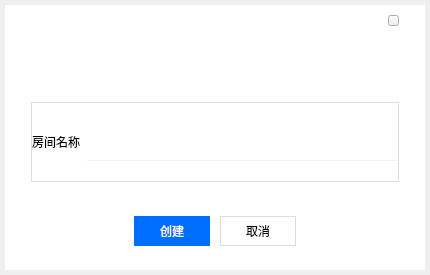
<?xml version="1.0" encoding="UTF-8"?>
<ui version="4.0">
 <class>CreateRoom</class>
 <widget class="QDialog" name="CreateRoom">
  <property name="geometry">
   <rect>
    <x>0</x>
    <y>0</y>
    <width>430</width>
    <height>275</height>
   </rect>
  </property>
  <property name="windowTitle">
   <string>CreateRoom</string>
  </property>
  <layout class="QVBoxLayout" name="verticalLayout_5">
   <property name="spacing">
    <number>0</number>
   </property>
   <property name="leftMargin">
    <number>5</number>
   </property>
   <property name="topMargin">
    <number>5</number>
   </property>
   <property name="rightMargin">
    <number>5</number>
   </property>
   <property name="bottomMargin">
    <number>5</number>
   </property>
   <item>
    <widget class="QWidget" name="widgetMain" native="true">
     <property name="minimumSize">
      <size>
       <width>420</width>
       <height>265</height>
      </size>
     </property>
     <property name="maximumSize">
      <size>
       <width>420</width>
       <height>265</height>
      </size>
     </property>
     <property name="styleSheet">
      <string notr="true">#widgetMain{
	background-color: rgb(255, 255, 255);
}</string>
     </property>
     <layout class="QVBoxLayout" name="verticalLayout_4">
      <property name="spacing">
       <number>0</number>
      </property>
      <property name="leftMargin">
       <number>26</number>
      </property>
      <property name="topMargin">
       <number>10</number>
      </property>
      <property name="rightMargin">
       <number>26</number>
      </property>
      <property name="bottomMargin">
       <number>0</number>
      </property>
      <item>
       <layout class="QVBoxLayout" name="verticalLayout_7">
        <property name="spacing">
         <number>0</number>
        </property>
        <property name="bottomMargin">
         <number>15</number>
        </property>
        <item>
         <layout class="QHBoxLayout" name="horizontalLayout">
          <property name="spacing">
           <number>0</number>
          </property>
          <item>
           <spacer name="horizontalSpacer">
            <property name="orientation">
             <enum>Qt::Horizontal</enum>
            </property>
            <property name="sizeHint" stdset="0">
             <size>
              <width>40</width>
              <height>11</height>
             </size>
            </property>
           </spacer>
          </item>
          <item>
           <widget class="QPushButton" name="btn_close">
            <property name="minimumSize">
             <size>
              <width>11</width>
              <height>11</height>
             </size>
            </property>
            <property name="maximumSize">
             <size>
              <width>11</width>
              <height>11</height>
             </size>
            </property>
            <property name="styleSheet">
             <string notr="true">QPushButton {
	border-image: url(:/Portal(Qt)/close-normal.png);
}

QPushButton:pressed {
	border-image: url(:/Portal(Qt)/close-press.png);
}</string>
            </property>
            <property name="text">
             <string/>
            </property>
            <property name="autoDefault">
             <bool>false</bool>
            </property>
           </widget>
          </item>
         </layout>
        </item>
        <item>
         <spacer name="verticalSpacer">
          <property name="orientation">
           <enum>Qt::Vertical</enum>
          </property>
          <property name="sizeHint" stdset="0">
           <size>
            <width>20</width>
            <height>40</height>
           </size>
          </property>
         </spacer>
        </item>
        <item>
         <layout class="QHBoxLayout" name="horizontalLayout_3">
          <item>
           <widget class="QLabel" name="title">
            <property name="minimumSize">
             <size>
              <width>227</width>
              <height>36</height>
             </size>
            </property>
            <property name="maximumSize">
             <size>
              <width>227</width>
              <height>36</height>
             </size>
            </property>
            <property name="font">
             <font>
              <family>微软雅黑</family>
              <pointsize>20</pointsize>
             </font>
            </property>
            <property name="styleSheet">
             <string notr="true">#title{
	image: url(:/Portal(Qt)/logo-edu.png)
}</string>
            </property>
            <property name="text">
             <string/>
            </property>
           </widget>
          </item>
         </layout>
        </item>
       </layout>
      </item>
      <item>
       <layout class="QVBoxLayout" name="verticalLayout_3">
        <property name="spacing">
         <number>0</number>
        </property>
        <property name="topMargin">
         <number>10</number>
        </property>
        <property name="rightMargin">
         <number>0</number>
        </property>
        <property name="bottomMargin">
         <number>10</number>
        </property>
        <item>
         <widget class="QWidget" name="widget_input" native="true">
          <property name="minimumSize">
           <size>
            <width>0</width>
            <height>80</height>
           </size>
          </property>
          <property name="maximumSize">
           <size>
            <width>16777215</width>
            <height>80</height>
           </size>
          </property>
          <property name="styleSheet">
           <string notr="true">#widget_input{
	border: 1px solid #dddddd;
}</string>
          </property>
          <layout class="QHBoxLayout" name="horizontalLayout_4">
           <property name="spacing">
            <number>6</number>
           </property>
           <property name="leftMargin">
            <number>1</number>
           </property>
           <property name="topMargin">
            <number>1</number>
           </property>
           <property name="rightMargin">
            <number>1</number>
           </property>
           <property name="bottomMargin">
            <number>1</number>
           </property>
           <item>
            <widget class="QLabel" name="label">
             <property name="styleSheet">
              <string notr="true">	color: #000000;
	font: 10pt &quot;Microsoft YaHei&quot;;</string>
             </property>
             <property name="text">
              <string>房间名称</string>
             </property>
            </widget>
           </item>
           <item>
            <widget class="QLineEdit" name="tb_court_name">
             <property name="minimumSize">
              <size>
               <width>0</width>
               <height>39</height>
              </size>
             </property>
             <property name="styleSheet">
              <string notr="true">QLineEdit{
	font: 9pt &quot;Microsoft YaHei&quot;;
    color: #888888;
	border: 1px solid #ffffff;
	border-bottom-color: #f2f2f2;
	padding-left: 10px;
}</string>
             </property>
             <property name="maxLength">
              <number>20</number>
             </property>
            </widget>
           </item>
          </layout>
         </widget>
        </item>
       </layout>
      </item>
      <item>
       <layout class="QHBoxLayout" name="horizontalLayout_2">
        <property name="spacing">
         <number>10</number>
        </property>
        <property name="topMargin">
         <number>24</number>
        </property>
        <property name="bottomMargin">
         <number>24</number>
        </property>
        <item>
         <spacer name="horizontalSpacer_2">
          <property name="orientation">
           <enum>Qt::Horizontal</enum>
          </property>
          <property name="sizeHint" stdset="0">
           <size>
            <width>40</width>
            <height>20</height>
           </size>
          </property>
         </spacer>
        </item>
        <item>
         <widget class="QPushButton" name="btn_operate">
          <property name="minimumSize">
           <size>
            <width>76</width>
            <height>30</height>
           </size>
          </property>
          <property name="maximumSize">
           <size>
            <width>76</width>
            <height>30</height>
           </size>
          </property>
          <property name="styleSheet">
           <string notr="true">QPushButton {
	border: none;
	background:  #006eff;
	color: #ffffff;
	font: 10pt &quot;Microsoft YaHei&quot;;
}

QPushButton:hover {
	background:  #0068f2;
}

QPushButton:pressed {
	background:  #0062e5;
}

QPushButton:disable {
	border: 1px solid #d5d5d5;
	color: #bbbbbb;
	background:  #f2f2f2;
}</string>
          </property>
          <property name="text">
           <string>创建</string>
          </property>
          <property name="default">
           <bool>true</bool>
          </property>
         </widget>
        </item>
        <item>
         <widget class="QPushButton" name="btn_cancel">
          <property name="minimumSize">
           <size>
            <width>76</width>
            <height>30</height>
           </size>
          </property>
          <property name="maximumSize">
           <size>
            <width>76</width>
            <height>30</height>
           </size>
          </property>
          <property name="styleSheet">
           <string notr="true">QPushButton {
	border: 1px solid #dddddd;
	background:  #ffffff;
	color: #000000;
	font: 10pt &quot;Microsoft YaHei&quot;;
}

QPushButton:hover {
	border: 1px solid #d2d2d2;
	background:  #f2f2f2;
}

QPushButton:pressed {
	border: 1px solid #d2d2d2;
	background:  #e5e5e5;
}

QPushButton:disable {
	border: 1px solid #d5d5d5;
	color: #bbbbbb;
	background:  #f2f2f2;
}</string>
          </property>
          <property name="text">
           <string>取消</string>
          </property>
          <property name="autoDefault">
           <bool>false</bool>
          </property>
         </widget>
        </item>
        <item>
         <spacer name="horizontalSpacer_3">
          <property name="orientation">
           <enum>Qt::Horizontal</enum>
          </property>
          <property name="sizeHint" stdset="0">
           <size>
            <width>40</width>
            <height>20</height>
           </size>
          </property>
         </spacer>
        </item>
       </layout>
      </item>
     </layout>
    </widget>
   </item>
  </layout>
 </widget>
 <layoutdefault spacing="6" margin="11"/>
 <tabstops>
  <tabstop>tb_court_name</tabstop>
  <tabstop>btn_operate</tabstop>
  <tabstop>btn_cancel</tabstop>
  <tabstop>btn_close</tabstop>
 </tabstops>
 <resources>
  <include location="../Resources/Porttal(Qt).qrc"/>
 </resources>
 <connections/>
</ui>
